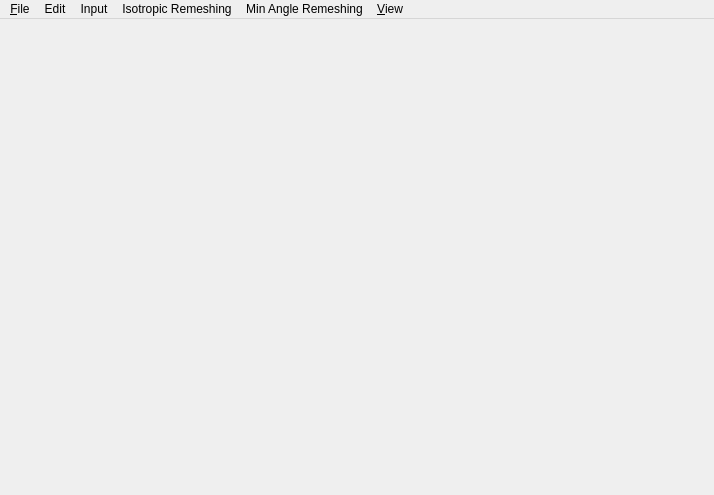
<?xml version="1.0" encoding="UTF-8"?>
<ui version="4.0">
 <class>MainWindow</class>
 <widget class="QMainWindow" name="MainWindow">
  <property name="geometry">
   <rect>
    <x>0</x>
    <y>0</y>
    <width>714</width>
    <height>495</height>
   </rect>
  </property>
  <property name="windowTitle">
   <string>CGALRemeshing</string>
  </property>
  <property name="windowIcon">
   <iconset resource="CGAL_remeshing.qrc">
    <normaloff>:/cgal/icons/resources/cgal_logo.xpm</normaloff>:/cgal/icons/resources/cgal_logo.xpm</iconset>
  </property>
  <property name="styleSheet">
   <string notr="true"/>
  </property>
  <property name="locale">
   <locale language="English" country="UnitedStates"/>
  </property>
  <widget class="QWidget" name="centralwidget">
   <property name="autoFillBackground">
    <bool>false</bool>
   </property>
   <property name="styleSheet">
    <string notr="true"/>
   </property>
   <layout class="QGridLayout" name="gridLayout">
    <item row="1" column="0">
     <widget class="Viewer" name="viewer" native="true">
      <property name="layoutDirection">
       <enum>Qt::LeftToRight</enum>
      </property>
      <property name="autoFillBackground">
       <bool>true</bool>
      </property>
      <property name="locale">
       <locale language="English" country="UnitedStates"/>
      </property>
     </widget>
    </item>
   </layout>
  </widget>
  <widget class="QMenuBar" name="menubar">
   <property name="geometry">
    <rect>
     <x>0</x>
     <y>0</y>
     <width>714</width>
     <height>26</height>
    </rect>
   </property>
   <widget class="QMenu" name="menuFile">
    <property name="title">
     <string>&amp;File</string>
    </property>
    <addaction name="actionFile_open"/>
    <addaction name="actionFile_open_input"/>
    <addaction name="actionFile_open_remesh"/>
    <addaction name="actionFile_save_remesh_as"/>
    <addaction name="separator"/>
    <addaction name="actionFile_open_Surface_mesh"/>
    <addaction name="separator"/>
    <addaction name="actionFile_quit"/>
   </widget>
   <widget class="QMenu" name="menuView">
    <property name="title">
     <string>&amp;View</string>
    </property>
    <widget class="QMenu" name="menuView_facet_sample_properties">
     <property name="title">
      <string>Facet sample properties</string>
     </property>
     <addaction name="actionView_facet_feature_intensities"/>
     <addaction name="actionView_facet_capacities"/>
     <addaction name="actionView_facet_weights"/>
    </widget>
    <widget class="QMenu" name="menuView_all_sample_properties">
     <property name="title">
      <string>All sample properties</string>
     </property>
     <addaction name="actionView_all_sample_feature_intensities"/>
     <addaction name="actionView_all_sample_capacities"/>
     <addaction name="actionView_all_sample_weights"/>
    </widget>
    <widget class="QMenu" name="menuView_vertex_sample_properties">
     <property name="title">
      <string>Vertex sample properties</string>
     </property>
     <addaction name="actionView_vertex_feature_intensities"/>
     <addaction name="actionView_vertex_capacities"/>
     <addaction name="actionView_vertex_weights"/>
    </widget>
    <widget class="QMenu" name="menuView_edge_sample_properties">
     <property name="title">
      <string>Edge sample properties</string>
     </property>
     <addaction name="actionView_edge_feature_intensities"/>
     <addaction name="actionView_edge_capacities"/>
     <addaction name="actionView_edge_weights"/>
    </widget>
    <widget class="QMenu" name="menuView_polyhedron_properties">
     <property name="title">
      <string>Polyhedron properties</string>
     </property>
     <widget class="QMenu" name="menuView_samples_and_links">
      <property name="title">
       <string>Samples and links</string>
      </property>
      <addaction name="actionView_facet_in_start_points"/>
      <addaction name="actionView_facet_in_end_points"/>
      <addaction name="actionView_facet_in_links"/>
      <addaction name="actionView_facet_out_start_points"/>
      <addaction name="actionView_facet_out_end_points"/>
      <addaction name="actionView_facet_out_links"/>
      <addaction name="separator"/>
      <addaction name="actionView_edge_in_start_points"/>
      <addaction name="actionView_edge_in_end_points"/>
      <addaction name="actionView_edge_in_links"/>
      <addaction name="actionView_edge_out_start_points"/>
      <addaction name="actionView_edge_out_end_points"/>
      <addaction name="actionView_edge_out_links"/>
      <addaction name="separator"/>
      <addaction name="actionView_vertex_in_start_points"/>
      <addaction name="actionView_vertex_in_end_points"/>
      <addaction name="actionView_vertex_in_links"/>
      <addaction name="actionView_vertex_out_start_points"/>
      <addaction name="actionView_vertex_out_end_points"/>
      <addaction name="actionView_vertex_out_links"/>
     </widget>
     <addaction name="actionView_minimal_angle"/>
     <addaction name="separator"/>
     <addaction name="actionView_polyhedron_facets_plain"/>
     <addaction name="actionView_polyhedron_facets_errors"/>
     <addaction name="separator"/>
     <addaction name="menuView_samples_and_links"/>
    </widget>
    <widget class="QMenu" name="menuView_feature_intensities">
     <property name="title">
      <string>Feature intensities</string>
     </property>
     <addaction name="actionView_polyhedron_facets_ifi"/>
     <addaction name="actionView_element_classifications"/>
     <addaction name="separator"/>
     <addaction name="actionView_gaussian_curvatures"/>
     <addaction name="actionView_maximal_normal_dihedrals"/>
     <addaction name="separator"/>
     <addaction name="actionView_normal_dihedrals"/>
    </widget>
    <addaction name="actionView_input"/>
    <addaction name="actionView_remesh"/>
    <addaction name="actionView_toggle_input_remesh"/>
    <addaction name="separator"/>
    <addaction name="actionView_polyhedron_edges"/>
    <addaction name="menuView_feature_intensities"/>
    <addaction name="menuView_polyhedron_properties"/>
    <addaction name="separator"/>
    <addaction name="menuView_all_sample_properties"/>
    <addaction name="menuView_vertex_sample_properties"/>
    <addaction name="menuView_edge_sample_properties"/>
    <addaction name="menuView_facet_sample_properties"/>
    <addaction name="separator"/>
   </widget>
   <widget class="QMenu" name="menuInput">
    <property name="title">
     <string>Input</string>
    </property>
    <addaction name="actionInput_eliminate_degenerations"/>
    <addaction name="actionInput_split_long_edges"/>
    <addaction name="separator"/>
    <addaction name="actionInput_properties"/>
   </widget>
   <widget class="QMenu" name="menuRemesh">
    <property name="title">
     <string>Isotropic Remeshing</string>
    </property>
    <addaction name="actionIsotropic_split_border"/>
    <addaction name="actionIsotropic_remeshing"/>
    <addaction name="separator"/>
    <addaction name="actionIsotropic_parameter_settings"/>
   </widget>
   <widget class="QMenu" name="menuEdit">
    <property name="title">
     <string>Edit</string>
    </property>
    <addaction name="actionEdit_copy_snapshot"/>
    <addaction name="actionEdit_save_snapshot"/>
   </widget>
   <widget class="QMenu" name="menuMinAngle">
    <property name="title">
     <string>Min Angle Remeshing</string>
    </property>
    <widget class="QMenu" name="menuGreedy_improve_angle">
     <property name="title">
      <string>Greedy improve angle</string>
     </property>
     <addaction name="actionMinAngle_split_local_longest_edge"/>
     <addaction name="actionMinAngle_increase_minimal_angle"/>
     <addaction name="actionMinAngle_maximize_minimal_angle"/>
    </widget>
    <addaction name="actionMinAngle_remesh_reset_from_input"/>
    <addaction name="actionMinAngle_remesh_generate_links"/>
    <addaction name="separator"/>
    <addaction name="actionMinAngle_remeshing"/>
    <addaction name="actionMinAngle_initial_mesh_simplification"/>
    <addaction name="menuGreedy_improve_angle"/>
    <addaction name="actionMinAngle_final_Vertex_relocation"/>
    <addaction name="separator"/>
    <addaction name="actionMinAngle_parameter_settings"/>
    <addaction name="actionMinAngle_remesh_properties"/>
   </widget>
   <addaction name="menuFile"/>
   <addaction name="menuEdit"/>
   <addaction name="menuInput"/>
   <addaction name="menuRemesh"/>
   <addaction name="menuMinAngle"/>
   <addaction name="menuView"/>
  </widget>
  <action name="actionFile_quit">
   <property name="text">
    <string>&amp;Quit</string>
   </property>
   <property name="shortcut">
    <string>Ctrl+Q</string>
   </property>
  </action>
  <action name="actionEdit_save_snapshot">
   <property name="text">
    <string>Save snapshot...</string>
   </property>
  </action>
  <action name="actionEdit_copy_snapshot">
   <property name="text">
    <string>Copy snapshot</string>
   </property>
  </action>
  <action name="actionMinAngle_parameter_settings">
   <property name="text">
    <string>Parameter settings...</string>
   </property>
   <property name="shortcut">
    <string>O</string>
   </property>
  </action>
  <action name="actionView_input">
   <property name="text">
    <string>Input</string>
   </property>
   <property name="shortcut">
    <string>I</string>
   </property>
  </action>
  <action name="actionView_remesh">
   <property name="text">
    <string>Remesh</string>
   </property>
   <property name="shortcut">
    <string>R</string>
   </property>
  </action>
  <action name="actionView_toggle_input_remesh">
   <property name="text">
    <string>Toggle input/remesh</string>
   </property>
   <property name="shortcut">
    <string>Space</string>
   </property>
  </action>
  <action name="actionFile_open">
   <property name="text">
    <string>Open...</string>
   </property>
  </action>
  <action name="actionMinAngle_remesh_reset_from_input">
   <property name="text">
    <string>Reset from input</string>
   </property>
  </action>
  <action name="actionFile_save_remesh_as">
   <property name="text">
    <string>Save remesh as...</string>
   </property>
  </action>
  <action name="actionInput_eliminate_degenerations">
   <property name="text">
    <string>Eliminate degenerations</string>
   </property>
  </action>
  <action name="actionInput_properties">
   <property name="text">
    <string>Properties...</string>
   </property>
  </action>
  <action name="actionMinAngle_remesh_properties">
   <property name="text">
    <string>Properties...</string>
   </property>
  </action>
  <action name="actionView_facet_in_start_points">
   <property name="checkable">
    <bool>true</bool>
   </property>
   <property name="text">
    <string>Facet in start points</string>
   </property>
  </action>
  <action name="actionView_facet_in_end_points">
   <property name="checkable">
    <bool>true</bool>
   </property>
   <property name="text">
    <string>Facet in end points</string>
   </property>
  </action>
  <action name="actionView_facet_in_links">
   <property name="checkable">
    <bool>true</bool>
   </property>
   <property name="text">
    <string>Facet in links</string>
   </property>
  </action>
  <action name="actionView_facet_out_start_points">
   <property name="checkable">
    <bool>true</bool>
   </property>
   <property name="text">
    <string>Facet out start points</string>
   </property>
  </action>
  <action name="actionView_facet_out_end_points">
   <property name="checkable">
    <bool>true</bool>
   </property>
   <property name="text">
    <string>Facet out end points</string>
   </property>
  </action>
  <action name="actionView_facet_out_links">
   <property name="checkable">
    <bool>true</bool>
   </property>
   <property name="text">
    <string>Facet out links</string>
   </property>
  </action>
  <action name="actionView_edge_in_start_points">
   <property name="checkable">
    <bool>true</bool>
   </property>
   <property name="text">
    <string>Edge in start points</string>
   </property>
  </action>
  <action name="actionView_edge_in_end_points">
   <property name="checkable">
    <bool>true</bool>
   </property>
   <property name="text">
    <string>Edge in end points</string>
   </property>
  </action>
  <action name="actionView_edge_in_links">
   <property name="checkable">
    <bool>true</bool>
   </property>
   <property name="text">
    <string>Edge in links</string>
   </property>
  </action>
  <action name="actionView_edge_out_start_points">
   <property name="checkable">
    <bool>true</bool>
   </property>
   <property name="text">
    <string>Edge out start points</string>
   </property>
  </action>
  <action name="actionView_edge_out_end_points">
   <property name="checkable">
    <bool>true</bool>
   </property>
   <property name="text">
    <string>Edge out end points</string>
   </property>
  </action>
  <action name="actionView_edge_out_links">
   <property name="checkable">
    <bool>true</bool>
   </property>
   <property name="text">
    <string>Edge out links</string>
   </property>
  </action>
  <action name="actionView_vertex_in_start_points">
   <property name="checkable">
    <bool>true</bool>
   </property>
   <property name="text">
    <string>Vertex in start points</string>
   </property>
  </action>
  <action name="actionView_vertex_in_end_points">
   <property name="checkable">
    <bool>true</bool>
   </property>
   <property name="text">
    <string>Vertex in end points</string>
   </property>
  </action>
  <action name="actionView_vertex_in_links">
   <property name="checkable">
    <bool>true</bool>
   </property>
   <property name="text">
    <string>Vertex in links</string>
   </property>
  </action>
  <action name="actionView_vertex_out_start_points">
   <property name="checkable">
    <bool>true</bool>
   </property>
   <property name="text">
    <string>Vertex out start points</string>
   </property>
  </action>
  <action name="actionView_vertex_out_end_points">
   <property name="checkable">
    <bool>true</bool>
   </property>
   <property name="text">
    <string>Vertex out end points</string>
   </property>
  </action>
  <action name="actionView_vertex_out_links">
   <property name="checkable">
    <bool>true</bool>
   </property>
   <property name="text">
    <string>Vertex out links</string>
   </property>
  </action>
  <action name="actionMinAngle_remesh_generate_links">
   <property name="text">
    <string>Generate links</string>
   </property>
   <property name="shortcut">
    <string>G</string>
   </property>
  </action>
  <action name="actionView_minimal_angle">
   <property name="checkable">
    <bool>true</bool>
   </property>
   <property name="checked">
    <bool>true</bool>
   </property>
   <property name="text">
    <string>Minimal angle</string>
   </property>
   <property name="shortcut">
    <string>M</string>
   </property>
  </action>
  <action name="actionView_gaussian_curvatures">
   <property name="text">
    <string>Vertex Gaussian curvatures</string>
   </property>
  </action>
  <action name="actionView_maximal_normal_dihedrals">
   <property name="text">
    <string>Vertex maximal normal dihedrals</string>
   </property>
  </action>
  <action name="actionView_polyhedron_facets_ifi">
   <property name="text">
    <string>Interpolated feature intensities</string>
   </property>
  </action>
  <action name="actionView_normal_dihedrals">
   <property name="text">
    <string>Edge normal dihedrals</string>
   </property>
  </action>
  <action name="actionView_vertex_feature_intensities">
   <property name="text">
    <string>Feature intensities</string>
   </property>
  </action>
  <action name="actionView_vertex_capacities">
   <property name="text">
    <string>Capacities</string>
   </property>
  </action>
  <action name="actionView_vertex_weights">
   <property name="text">
    <string>Weights</string>
   </property>
  </action>
  <action name="actionView_edge_feature_intensities">
   <property name="text">
    <string>Feature intensities</string>
   </property>
  </action>
  <action name="actionView_edge_capacities">
   <property name="text">
    <string>Capacities</string>
   </property>
  </action>
  <action name="actionView_edge_weights">
   <property name="text">
    <string>Weights</string>
   </property>
  </action>
  <action name="actionView_facet_feature_intensities">
   <property name="text">
    <string>Feature intensities</string>
   </property>
  </action>
  <action name="actionView_facet_capacities">
   <property name="text">
    <string>Capacities</string>
   </property>
  </action>
  <action name="actionView_facet_weights">
   <property name="text">
    <string>Weights</string>
   </property>
  </action>
  <action name="actionView_all_sample_feature_intensities">
   <property name="text">
    <string>Feature intensities</string>
   </property>
  </action>
  <action name="actionView_all_sample_capacities">
   <property name="text">
    <string>Capacities</string>
   </property>
  </action>
  <action name="actionView_all_sample_weights">
   <property name="text">
    <string>Weights</string>
   </property>
  </action>
  <action name="actionView_polyhedron_facets_plain">
   <property name="text">
    <string>Plain</string>
   </property>
   <property name="shortcut">
    <string>P</string>
   </property>
  </action>
  <action name="actionView_element_classifications">
   <property name="text">
    <string>Element classifications</string>
   </property>
  </action>
  <action name="actionView_polyhedron_edges">
   <property name="checkable">
    <bool>true</bool>
   </property>
   <property name="checked">
    <bool>true</bool>
   </property>
   <property name="text">
    <string>Polyhedron edges</string>
   </property>
   <property name="shortcut">
    <string>E</string>
   </property>
  </action>
  <action name="actionInput_split_long_edges">
   <property name="text">
    <string>Split long edges</string>
   </property>
  </action>
  <action name="actionMinAngle_increase_minimal_angle">
   <property name="text">
    <string>Increase minimal angle</string>
   </property>
   <property name="shortcut">
    <string>S</string>
   </property>
  </action>
  <action name="actionMinAngle_maximize_minimal_angle">
   <property name="text">
    <string>Maximize minimal angle</string>
   </property>
   <property name="shortcut">
    <string>A</string>
   </property>
  </action>
  <action name="actionMinAngle_initial_mesh_simplification">
   <property name="text">
    <string>Initial mesh simplification</string>
   </property>
  </action>
  <action name="actionMinAngle_final_Vertex_relocation">
   <property name="text">
    <string>Final Vertex relocation</string>
   </property>
  </action>
  <action name="actionMinAngle_remeshing">
   <property name="text">
    <string>Min angle remeshing</string>
   </property>
  </action>
  <action name="actionView_polyhedron_facets_errors">
   <property name="text">
    <string>Facet errors</string>
   </property>
  </action>
  <action name="actionFile_open_input">
   <property name="text">
    <string>Open input...</string>
   </property>
  </action>
  <action name="actionFile_open_remesh">
   <property name="text">
    <string>Open remesh...</string>
   </property>
  </action>
  <action name="actionMinAngle_split_local_longest_edge">
   <property name="text">
    <string>Split local longest edge</string>
   </property>
  </action>
  <action name="actionFile_open_Surface_mesh">
   <property name="text">
    <string>Open Surface mesh...</string>
   </property>
  </action>
  <action name="actionIsotropic_split_border">
   <property name="text">
    <string>Split border</string>
   </property>
  </action>
  <action name="actionIsotropic_remeshing">
   <property name="text">
    <string>Isotropic remeshing</string>
   </property>
  </action>
  <action name="actionIsotropic_parameter_settings">
   <property name="text">
    <string>Parameter settings...</string>
   </property>
  </action>
 </widget>
 <customwidgets>
  <customwidget>
   <class>Viewer</class>
   <extends>QWidget</extends>
   <header>Viewer.h</header>
  </customwidget>
 </customwidgets>
 <resources>
  <include location="CGAL_remeshing.qrc"/>
 </resources>
 <connections/>
</ui>
